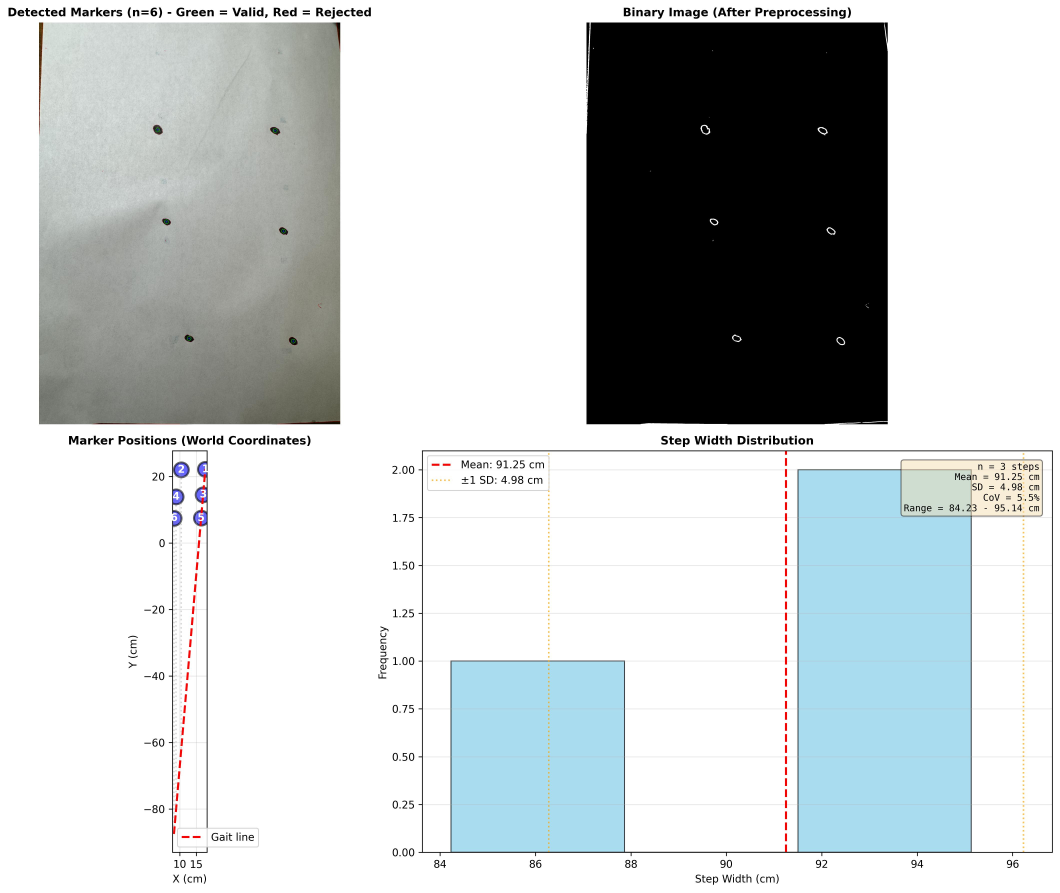
#> input picture markers_analysis.jpg, 4238 x 3569 px (shown at 1/4 size)
$ python -i footprintanalysis.py   (imports and definitions only)
#> lines starting #> are read from the running program, lines starting #| are printed output that depends on the picture; after the words box and inside, x2 and y2 are one past the last pixel; in counts of white or black regions, pixels touching at a corner belong together
#> further down, picture is the input picture: shape (3569, 4238, 3); mean B, G, R 205.1, 204.1, 198.9
"""
Marker-Based Footprint Analysis System - IMPROVED VERSION
Handles noisy backgrounds and various marker sizes
"""

import cv2
import numpy as np
import matplotlib.pyplot as plt
from scipy.stats import variation
from sklearn.linear_model import RANSACRegressor
import glob
import json
import os


# ============================================================================
# CAMERA CALIBRATION (Same as before)
# ============================================================================

class CameraCalibrator:
    """Handle camera calibration using checkerboard pattern"""

    # [81 lines left out: functions __init__, calibrate_from_images, save_calibration, load_calibration, not called in this run]


# ============================================================================
# IMPROVED MARKER ANALYZER
# ============================================================================

class MarkerAnalyzer:
    """Detect and analyze markers with improved noise rejection"""

    def __init__(self, camera_matrix=None, dist_coeffs=None, pixels_per_cm=None,
                 marker_color='black'):
        self.camera_matrix = camera_matrix
        self.dist_coeffs = dist_coeffs
        self.pixels_per_cm = pixels_per_cm
        self.marker_color = marker_color

        # IMPROVED: More restrictive default parameters
        self.params = {
            'gaussian_blur': 5,  # Stronger blur to remove noise
            'binary_threshold': 100,  # Lower threshold for black markers
            'adaptive_block_size': 51,  # Use adaptive thresholding
            'adaptive_C': 15,
            'min_area': 100,  # INCREASED from 10 - ignore tiny noise
            'max_area': 5000,  # Reasonable max for markers
            'min_circularity': 0.5,  # More lenient for oval markers
            'min_aspect_ratio': 0.3,  # Filter very elongated shapes
            'max_aspect_ratio': 3.0,
            'use_adaptive': True,  # Use adaptive thresholding by default
        }

        # HSV color ranges
        self.color_ranges = {
            'blue': {
                'lower': np.array([100, 50, 50]),
                'upper': np.array([130, 255, 255])
            },
            'red': {
                'lower1': np.array([0, 50, 50]),
                'upper1': np.array([10, 255, 255]),
                'lower2': np.array([170, 50, 50]),
                'upper2': np.array([180, 255, 255])
            },
            'green': {
                'lower': np.array([40, 40, 40]),
                'upper': np.array([80, 255, 255])
            },
            'black': {
                'lower': np.array([0, 0, 0]),
                'upper': np.array([180, 255, 80])  # Increased from 50
            },
            'white': {
                'lower': np.array([0, 0, 200]),
                'upper': np.array([180, 30, 255])
            }
        }

    # [36 lines left out: functions set_parameters, set_custom_color_range, set_scale_from_reference, not called in this run]

    def preprocess_image(self, image):
        """
        IMPROVED preprocessing with better noise rejection
        """
        # Undistort if calibration available
        if self.camera_matrix is not None and self.dist_coeffs is not None:
            image = cv2.undistort(image, self.camera_matrix, self.dist_coeffs)

        # Convert to grayscale for black markers
        if self.marker_color == 'black':
            if len(image.shape) == 3:
                gray = cv2.cvtColor(image, cv2.COLOR_BGR2GRAY)
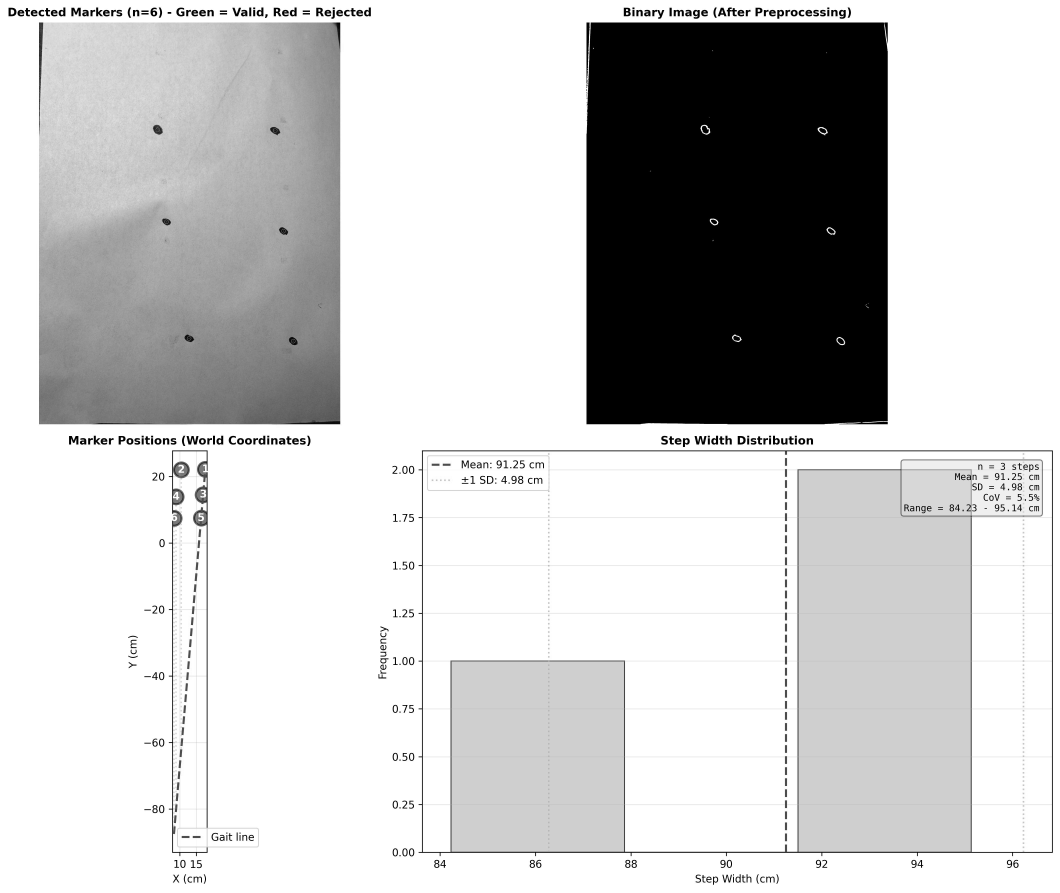
#> gray: shape (3569, 4238) (shown at 1/4 size); min 0, max 255, mean 202.7
            else:
                gray = image.copy()

            # IMPROVED: Stronger denoising
            gray = cv2.fastNlMeansDenoising(gray, None, h=10, templateWindowSize=7, searchWindowSize=21)

            # Gaussian blur
            blurred = cv2.GaussianBlur(gray, (self.params['gaussian_blur'],
                                               self.params['gaussian_blur']), 0)

            # IMPROVED: Use adaptive thresholding for textured backgrounds
            if self.params['use_adaptive']:
                binary = cv2.adaptiveThreshold(
                    blurred, 255, cv2.ADAPTIVE_THRESH_GAUSSIAN_C,
                    cv2.THRESH_BINARY_INV,
                    self.params['adaptive_block_size'],
                    self.params['adaptive_C']
                )
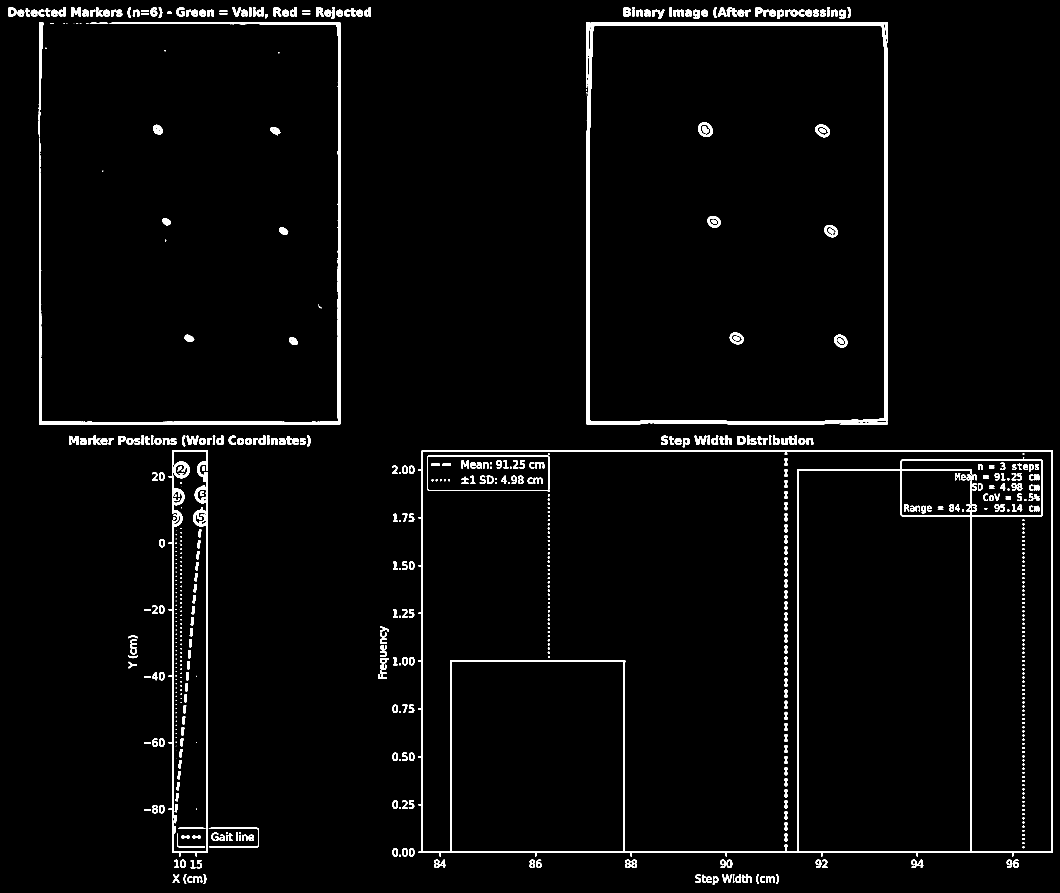
#> binary: shape (3569, 4238) (shown at 1/4 size); 2.6% white; 700 white regions (92 under 20 px), largest, box (x1, y1, x2, y2) and area: (1673, 1801, 4212, 3426) 82386, (2346, 90, 3551, 1697) 71835, (156, 90, 1361, 1697) 39409
            else:
                _, binary = cv2.threshold(blurred, self.params['binary_threshold'],
                                         255, cv2.THRESH_BINARY_INV)

            # IMPROVED: Morphological operations to remove small noise
            kernel_small = cv2.getStructuringElement(cv2.MORPH_ELLIPSE, (3, 3))
            binary = cv2.morphologyEx(binary, cv2.MORPH_OPEN, kernel_small, iterations=2)
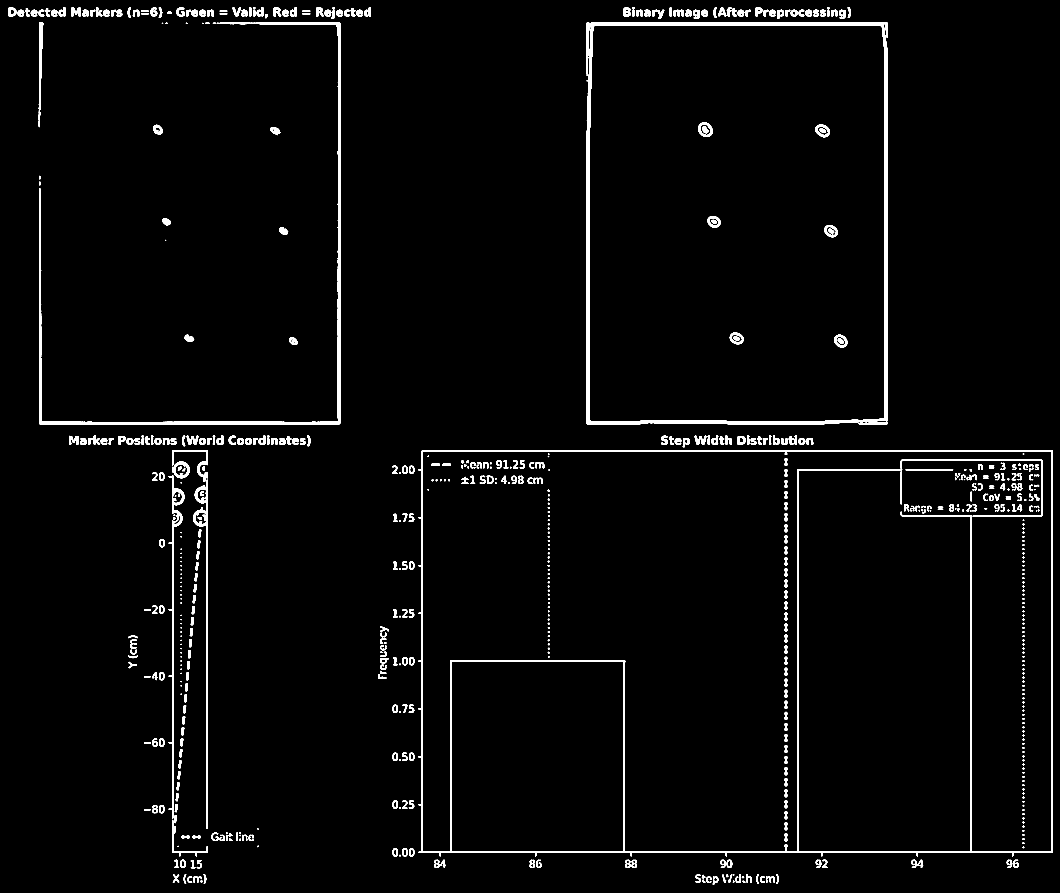
#> binary: shape (3569, 4238) (shown at 1/4 size); 2.4% white; 693 white regions (59 under 20 px), largest, box (x1, y1, x2, y2) and area: (1673, 1801, 4212, 3426) 73703, (2346, 90, 3551, 1697) 71543, (156, 90, 1361, 1697) 37081

            # Close small holes in markers
            kernel_large = cv2.getStructuringElement(cv2.MORPH_ELLIPSE, (5, 5))
            binary = cv2.morphologyEx(binary, cv2.MORPH_CLOSE, kernel_large, iterations=1)
#> binary: shape (3569, 4238); 2.5% white; 616 white regions (48 under 20 px), largest, box (x1, y1, x2, y2) and area: (1673, 1801, 4212, 3426) 79904, (2346, 90, 3551, 1697) 71738, (156, 90, 1361, 1697) 37220

        else:  # Color detection (HSV)
            blurred = cv2.GaussianBlur(image, (self.params['gaussian_blur'],
                                               self.params['gaussian_blur']), 0)
            hsv = cv2.cvtColor(blurred, cv2.COLOR_BGR2HSV)

            if self.marker_color not in self.color_ranges:
                raise ValueError(f"Unknown color: {self.marker_color}")

            color_range = self.color_ranges[self.marker_color]

            if self.marker_color == 'red':
                mask1 = cv2.inRange(hsv, color_range['lower1'], color_range['upper1'])
                mask2 = cv2.inRange(hsv, color_range['lower2'], color_range['upper2'])
                binary = cv2.bitwise_or(mask1, mask2)
            else:
                binary = cv2.inRange(hsv, color_range['lower'], color_range['upper'])

            kernel = cv2.getStructuringElement(cv2.MORPH_ELLIPSE, (3, 3))
            binary = cv2.morphologyEx(binary, cv2.MORPH_OPEN, kernel, iterations=2)
            binary = cv2.morphologyEx(binary, cv2.MORPH_CLOSE, kernel, iterations=1)

        return binary

    # [467 lines left out: functions detect_markers_contour, pixels_to_world, calculate_step_width, visualize_results, main_pipeline, select_reference_points, not called in this run]


# ============================================================================
# EXAMPLE USAGE
# ============================================================================

# [36 lines not run here, left out]

>>> import cv2
>>> picture = cv2.imread('markers_analysis.jpg')
>>> result = MarkerAnalyzer().preprocess_image(picture)
